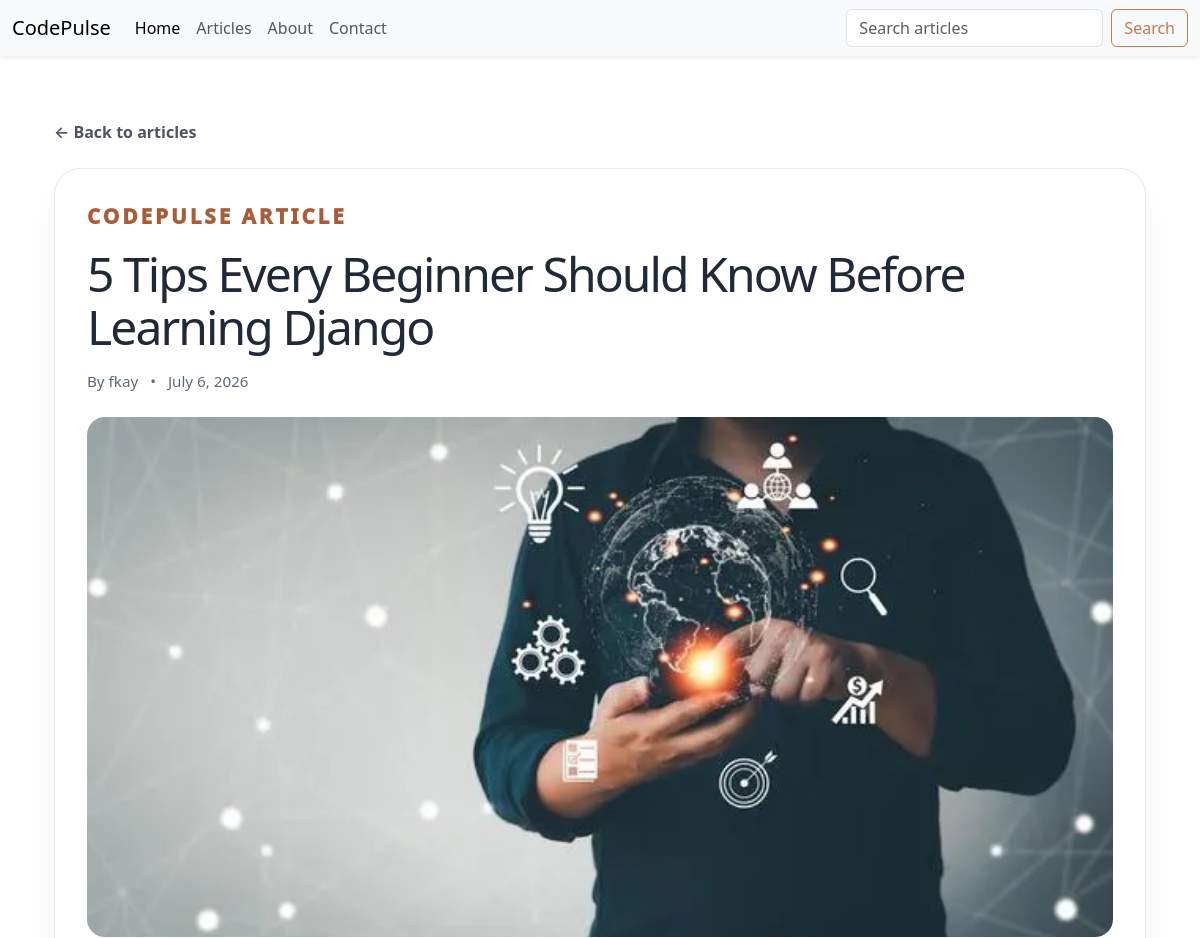
The app's page /2/ (upper part), older data.
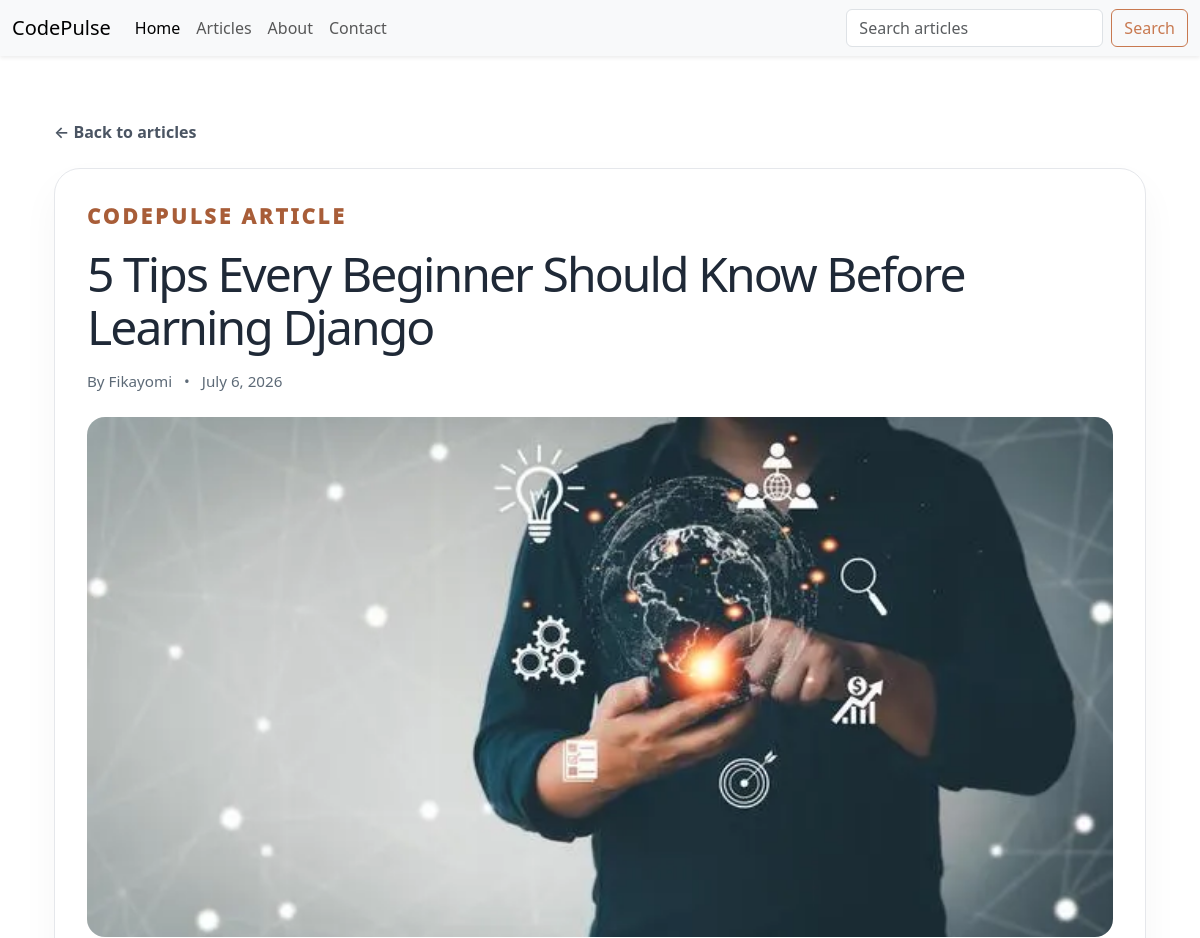
The same page, newer data.
### blog/models.py (models this page shows)
class Blog(models.Model):
    unit = models.ForeignKey(
        Unit,
        on_delete=models.SET_NULL,
        related_name='articles',
        null=True,
        blank=True,
    )
    title = models.CharField(max_length=200)
    slug = models.SlugField(max_length=200)
    content = models.TextField()
    image_url = models.ImageField()
    author = models.CharField(max_length=200)
    created_at = models.DateTimeField(auto_now_add=True)
    updated_at = models.DateTimeField(auto_now=True)

### blog/views.py (the view)
# urls.py: path('<int:id>/', views.detail, name='detail'),
def detail(request , id):
    post = Blog.objects.get(id=id)
    return render(request, 'blog/detail.html', {'post': post})

### blog/templates/blog/detail.html (shortened to what this page needs)
{% extends 'blog/base.html' %}
{% block content %}
<section class="article-detail">
    <div class="container">
        {% if post.unit %}
            <a href="{% url 'unit_articles' post.unit.slug %}" class="article-detail__back">← Back to {{ post.unit.name }}</a>
        {% else %}
            <a href="{% url 'articles' %}" class="article-detail__back">← Back to articles</a>
        {% endif %}
        <article class="article-detail__card">
            <p class="section-label article-detail__label">CodePulse article</p>
            <h1>{{ post.title }}</h1>
            <div class="article-detail__meta">
                <span>By {{ post.author }}</span>
                <span>•</span>
                <span>{{ post.created_at|date:'F j, Y' }}</span>
            </div>
            <img src="{{ post.image_url.url }}" alt="{{ post.title }}">
        </article>
    </div>
</section>
{% endblock %}

Row changes from the older to the newer data that the page shows:
changed Blog "5 Tips Every Beginner Should Know Before Learning Django": author "fkay" → "Fikayomi"
